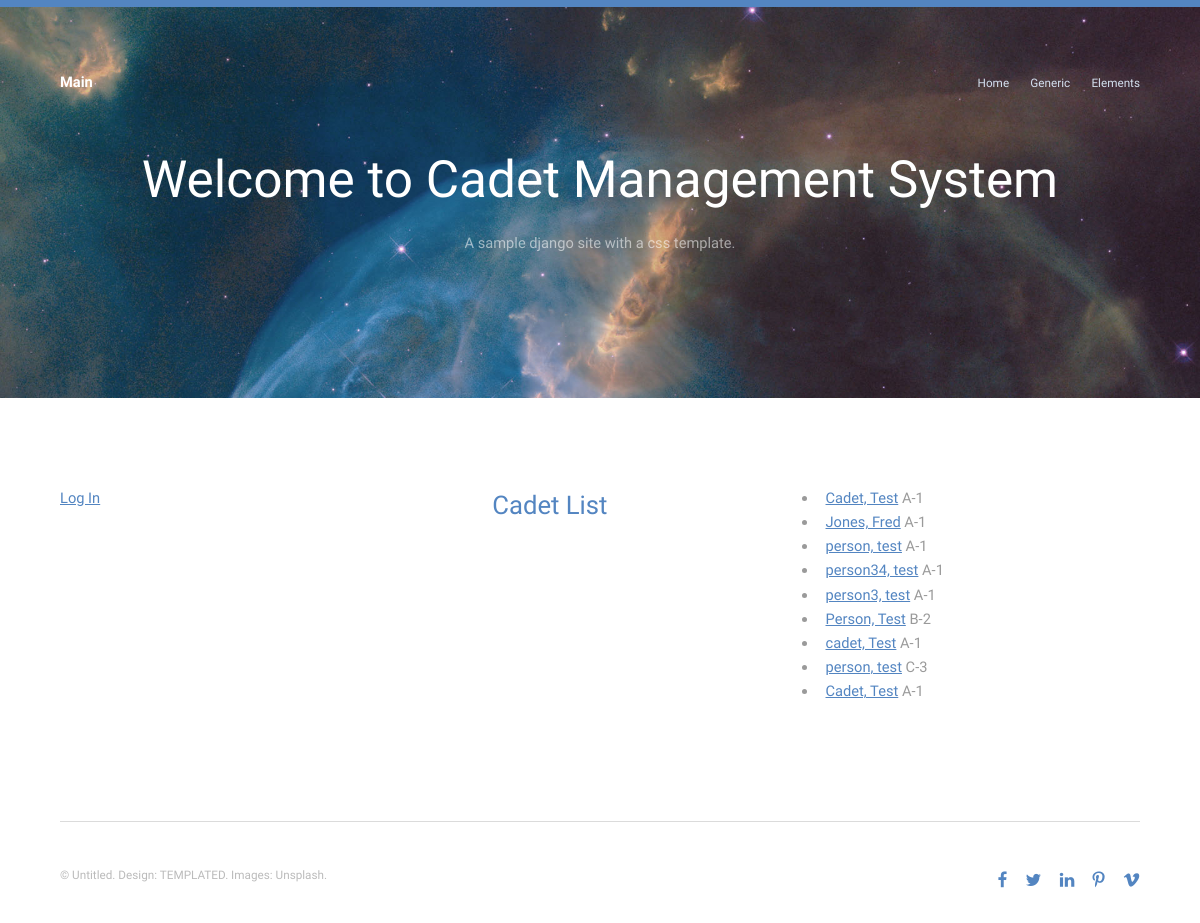
/users/, run on the app's committed database.
### users/models.py (models this page shows, shortened)
class Cadet(models.Model):
    first = models.CharField(max_length=200)
    last = models.CharField(max_length=200)
    xnumber = models.CharField(max_length=8)
    company = models.ForeignKey(Company, on_delete=models.CASCADE, default=1)
    def name(self):
        return (self.last + ", " + self.first)

class Company(models.Model):
    shortname = models.CharField(max_length=1) #A, B, C, etc.
    longname = models.CharField(max_length=50) #Alpha, Bravo, Charlie etc.
    regiment = models.IntegerField() #1,2,3,4
    motto = models.CharField(max_length=100) #Go Buffs!  Go Greeks, etc.
    mascot = models.CharField(max_length=100) #Buffalos, Greeks.
    def __str__(self):
        return (self.shortname + "-" + str(self.regiment))

### users/views.py (the view)
# urls.py: path('', views.index, name='index'),
def index(request):
    cadets = Cadet.objects.all() #Grab all cadets from database
    context = {'cadets': cadets} #fill a context with the cadet list
    template = loader.get_template('users/index.html') #Get the template we created
    return HttpResponse(template.render(context, request)) #Render the template with the context

### users/templates/users/index.html (shortened to what this page needs)
{% extends 'users/base_generic.html' %}
{% block content %}
{% if user.is_authenticated %}
<p>Welcome, {{ user.get_username }}.
<a href="{% url 'logout' %}">Log Out</a>
{% else %}
<a href="{% url 'login' %}">Log In</a>
{% endif %}
<p>
<h2>Cadet List</h2>
{% if cadets %}
<ul>
  {% for cadet in cadets %}
      <li><a href="./{{cadet.id}}">{{cadet.name}}</a> {{cadet.company}}</li>
  {% endfor %}
</ul>
{% else %}
<p>No cadets in database</p>
{% endif %}
</p>
{% endblock %}

### users/static/assets/css/main.css (style rules this page uses)
html, body, div, span, applet, object, iframe, h1, h2, h3, h4, h5, h6, p, blockquote, pre, a, abbr, acronym, address, big, cite, code, del, dfn, em, img, ins, kbd, q, s, samp, small, strike, strong, sub, sup, tt, var, b, u, i, center, dl, dt, dd, ol, ul, li, fieldset, form, label, legend, table, caption, tbody, tfoot, thead, tr, th, td, article, aside, canvas, details, embed, figure, figcaption, footer, header, hgroup, menu, nav, output, ruby, section, summary, time, mark, audio, video { margin: 0; padding: 0; border: 0; font-size: 100%; font: inherit; vertical-align: baseline; }
body { line-height: 1; }
ol, ul { list-style: none; }
body { -webkit-text-size-adjust: none; }
*, *:before, *:after { -moz-box-sizing: border-box; -webkit-box-sizing: border-box; box-sizing: border-box; }
body { -ms-overflow-style: scrollbar; }
body { background: #fff; }
body, input, select, textarea { color: #9a9a9a; font-family: "Raleway", Arial, Helvetica, sans-serif; font-size: 13pt; font-weight: 300; line-height: 1.65; }
@media screen and (max-width: 1680px) { body, input, select, textarea { font-size: 11pt; } }
@media screen and (max-width: 1280px) { body, input, select, textarea { font-size: 11pt; } }
a { color: #5385c1; text-decoration: underline; }
p { margin: 0 0 2em 0; }
h1, h2, h3, h4, h5, h6 { color: #5385c1; font-weight: 300; line-height: 1.5; margin: 0 0 1em 0; }
h2 { font-size: 1.75em; font-weight: 100; }
ul { list-style: disc; margin: 0 0 2em 0; padding-left: 1em; }
ul li { padding-left: 0.5em; }

### data on the page
Cadet: name "Cadet, Test", company "A-1"
Cadet: name "Jones, Fred", company "A-1"
Cadet: name "person, test", company "A-1"
Cadet: name "person34, test", company "A-1"
Cadet: name "person3, test", company "A-1"
Cadet: name "Person, Test", company "B-2"
Cadet: name "cadet, Test", company "A-1"
Cadet: name "person, test", company "C-3"
Cadet: name "Cadet, Test", company "A-1"
